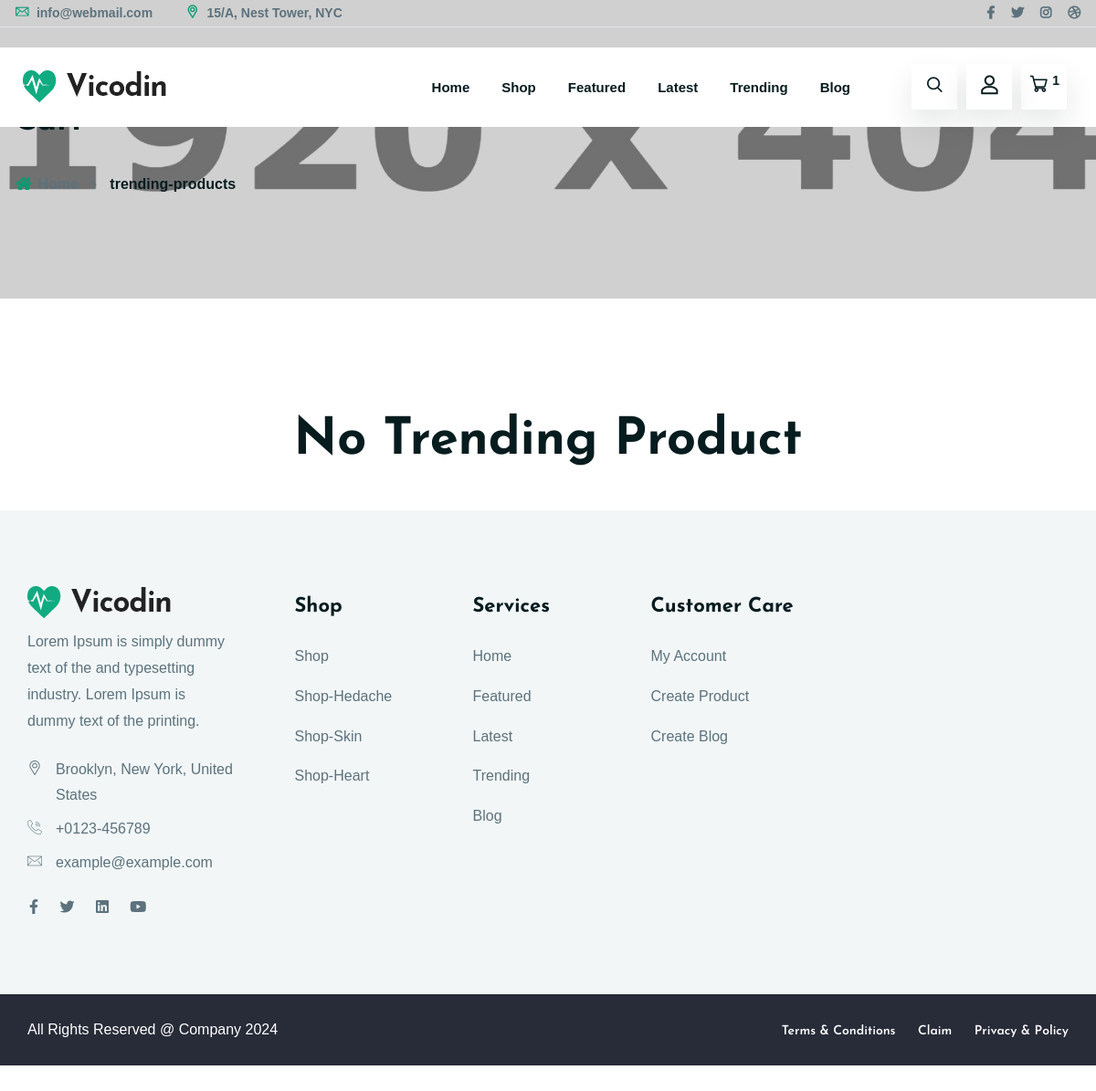
The app's page /trending-products/ (signed in) with its own data.
### vicodin/models.py (models this page shows, shortened)
class Category(models.Model):
    name = models.CharField(max_length=200)

### vicodin/views.py (the view, shortened to what this page needs)
# urls.py: path('trending-products/', views.trendingProducts, name='trending-products'),
def trendingProducts(request):
    products = Product.objects.annotate(avg_rating=Avg('review__stars'))
    products = products.filter(avg_rating__gte=3)
    for product in products:
        avg_rating = product.avg_rating or 0
        product.rating_binary_list = [1 if i < int(avg_rating) else 0 for i in range(5)]
    one_month_ago = timezone.now() - timedelta(days=30)
    latestProducts = Product.objects.filter(created__gte=one_month_ago)
    context = {
        'products' : products,
        'latestProducts' : latestProducts,
    }
    return render(request, 'vicodin/trending_products.html', context)

### vicodin/context_processors.py (called while the page is built, shortened)
def site_context(request):
    popular_categoryes = Category.objects.annotate(num_products=Count('product')).order_by('-num_products')[:5]
    return {
        'popular_categoryes': popular_categoryes
    }

def cart_context(request):
    if request.user.is_authenticated:
        try:
            cart = Cart.objects.get(user=request.user)
            cartItems = CartItem.objects.filter(cart=cart)
            total_price = cart.total_price
        except Cart.DoesNotExist:
            total_price = 0
            cart = None
            cartItems = []
    else:
        total_price = 0
        cart = None
        cartItems = []
    return {
        'cart': cart,
        'cartItems': cartItems,
        'total_price': total_price,
        'total_items': len(cartItems)
    }

def url_context(request):
    path_segments = extract_between_slashes(request.path)
    return {
        'path_segments': path_segments
    }

def extract_between_slashes(path):
    segments = [segment for segment in path.split('/') if segment]
    cumulative_urls = []
    for i in range(len(segments)):
        cumulative_urls.append('/' + '/'.join(segments[:i+1]))
    return list(zip(segments, cumulative_urls))

### vicodin/models.py (called while the page is built)
    @property
    def discounted_price(self):
        if self.discount:
            return self.price - ((self.price * self.discount) / 100)
        return self.price

    @property
    def total_price(self):
        return sum(item.item_price for item in self.cartItem.all())

    @property
    def item_price(self):
        return self.product.discounted_price * self.quantity

### vicodin/templates/vicodin/trending_products.html
{% extends 'main.html' %} {% load static %} {% block content %} {% if products %}
<div class="ltn__product-area ltn__product-gutter pt-115 pb-70">
  <div class="container">
    <div class="row">
      <div class="col-lg-12">
        <div class="section-title-area ltn__section-title-2 text-center">
          <h1 class="section-title">Trending Product</h1>
        </div>
      </div>
    </div>
    <div class="row ltn__tab-product-slider-one-active--- slick-arrow-1">
      {% for product in products %}
      <div class="col-lg-3 col-md-4 col-sm-6 col-6">
        <div class="ltn__product-item ltn__product-item-3 text-left">
          <div class="product-img">
            <a href="{% url 'product-detail' product.id %}"
              ><img src="{{product.main_image.url}}" alt="#"
            /></a>
            <div class="product-badge">
              {% if product in latestProducts %}
              <ul>
                <li class="sale-badge">New</li>
              </ul>
              {% endif %}
            </div>
            <div class="product-hover-action">
              <ul>
                  <li>
                      <a href="{% url 'product-detail' product.id %}" title="Quick View">
                          <i class="far fa-eye"></i>
                      </a>
                  </li>
                  <li>
                      <form method="post" action="">
                          {% csrf_token %}
                          <input type="hidden" name="add-to-cart" value="{{ product.id }}">
                          <button type="submit" title="Add to Cart">
                              <i class="fas fa-shopping-cart"></i>
                          </button>
                      </form>
                  </li>
                  <li>
                      <form method="post" action="">
                          {% csrf_token %}
                          <input type="hidden" name="add-to-wishlist" value="{{ product.id }}">
                          <button type="submit" title="Wishlist">
                              <i class="far fa-heart"></i>
                          </button>
                      </form>
                  </li>
              </ul>
          </div>
          </div>
          <div class="product-info">
            <div class="product-ratting">
              <ul>
                {% for star in product.rating_binary_list %}
                <li>
                  <a href="#">
                    {% if star %}
                    <i class="fas fa-star"></i>
                    {% else %}
                    <i class="far fa-star"></i>
                    {% endif %}
                  </a>
                </li>
                {% endfor %}
              </ul>
            </div>
            <h2 class="product-title">
              <a href="{% url 'product-detail' product.id %}"
                >{{product.name}}</a
              >
            </h2>
            <div class="product-price">
              {% if product.discount %}
              <span>${{ product.discounted_price }}</span>
              <del>${{ product.price }}</del>
              {% else %}
              <span>${{ product.price }}</span>
              {% endif %}
            </div>
          </div>
        </div>
      </div>
      {% endfor %}
    </div>
  </div>
</div>
{% else %}
<div class="container">
  <div class="row">
    <div class="col-lg-12">
      <div class="section-title-area ltn__section-title-2 text-center">
        <h1 class="section-title">No Trending Product</h1>
      </div>
    </div>
  </div>
</div>
{% endif %} {% endblock %}

### templates/footer.html (shortened to what this page needs)
    {% load static %}
<footer class="ltn__footer-area  ">
    <div class="footer-top-area  section-bg-1 plr--5">
        <div class="container-fluid">
            <div class="row">
                <div class="col-xl-3 col-md-6 col-sm-6 col-12">
                    <div class="footer-widget footer-about-widget">
                        <div class="footer-logo">
                            <div class="site-logo">
                                <img src="{% static 'images/logo.png' %}" alt="Logo">
                            </div>
                        </div>
                        <p>Lorem Ipsum is simply dummy text of the and typesetting industry. Lorem Ipsum is dummy text of the printing.</p>
                        <div class="footer-address">
                            <ul>
                                <li>
                                    <div class="footer-address-icon">
                                        <i class="icon-placeholder"></i>
                                    </div>
                                    <div class="footer-address-info">
                                        <p>Brooklyn, New York, United States</p>
                                    </div>
                                </li>
                                <li>
                                    <div class="footer-address-icon">
                                        <i class="icon-call"></i>
                                    </div>
                                    <div class="footer-address-info">
                                        <p><a href="tel:+0123-456789">+0123-456789</a></p>
                                    </div>
                                </li>
                                <li>
                                    <div class="footer-address-icon">
                                        <i class="icon-mail"></i>
                                    </div>
                                    <div class="footer-address-info">
                                        <p><a href="mailto:example@example.com">example@example.com</a></p>
                                    </div>
                                </li>
                            </ul>
                        </div>
                        <div class="ltn__social-media mt-20">
                            <ul>
                                <li><a href="#" title="Facebook"><i class="fab fa-facebook-f"></i></a></li>
                                <li><a href="#" title="Twitter"><i class="fab fa-twitter"></i></a></li>
                                <li><a href="#" title="Linkedin"><i class="fab fa-linkedin"></i></a></li>
                                <li><a href="#" title="Youtube"><i class="fab fa-youtube"></i></a></li>
                            </ul>
                        </div>
                    </div>
                </div>
                <div class="col-xl-2 col-md-6 col-sm-6 col-12">
                    <div class="footer-widget footer-menu-widget clearfix">
                        <h4 class="footer-title">Shop</h4>
                        <div class="footer-menu">
                            <ul>
                                <li><a href="{% url 'shoping' %}">Shop</a></li>
                                {% for carg in popular_categoryes %}
                                <li><a href="{% url 'shoping' %}?category={{carg.id}}">Shop-{{carg.name}}</a></li>
                                {% endfor %}
                            </ul>
                        </div>
                    </div>
                </div>
                <div class="col-xl-2 col-md-6 col-sm-6 col-12">
                    <div class="footer-widget footer-menu-widget clearfix">
                        <h4 class="footer-title">Services</h4>
                        <div class="footer-menu">
                            <ul>
                                <li><a href="{% url 'home' %}">Home</a></li>
                                <li><a href="{% url 'featured-products' %}">Featured</a></li>
                                <li><a href="{% url 'latest-products' %}">Latest</a></li>
                                    <li><a href="{% url 'trending-products' %}">Trending</a>
                                <li><a href="{% url 'blog-page' %}">Blog</a>
                            </ul>
                        </div>
                    </div>
                </div>
                <div class="col-xl-2 col-md-6 col-sm-6 col-12">
                    <div class="footer-widget footer-menu-widget clearfix">
                        <h4 class="footer-title">Customer Care</h4>
                        <div class="footer-menu">
                            <ul>
                                <li><a href="{% url 'user-profile' request.user.id %}">My Account</a></li>
                                <li><a href="{% url 'create-product' %}">Create Product</a></li>
                                <li><a href="{% url 'create-update-blog' type='create' %}">Create Blog</a></li>
                            </ul>
                        </div>
                    </div>
                </div>
            </div>
        </div>
    </div>
    <div class="ltn__copyright-area ltn__copyright-2 section-bg-7  plr--5">
        <div class="container-fluid ltn__border-top-2">
            <div class="row">
                <div class="col-md-6 col-12">
                    <div class="ltn__copyright-design clearfix">
                        <p>All Rights Reserved @ Company <span class="current-year"></span></p>
                    </div>
                </div>
                <div class="col-md-6 col-12 align-self-center">
                    <div class="ltn__copyright-menu text-end">
                        <ul>
                            <li><a href="#">Terms & Conditions</a></li>
                            <li><a href="#">Claim</a></li>
                            <li><a href="#">Privacy & Policy</a></li>
                        </ul>
                    </div>
                </div>
            </div>
        </div>
    </div>
</footer>

### static/styles/responsive.css (style rules this page uses)
@media (min-width: 1200px) { .container { max-width: 1200px; } }

### records on screen
Category: name "Hedache"
Category: name "Skin"
Category: name "Heart"

### other values on screen
{{ total_items }} "1"
{{ segment }} "trending-products"
